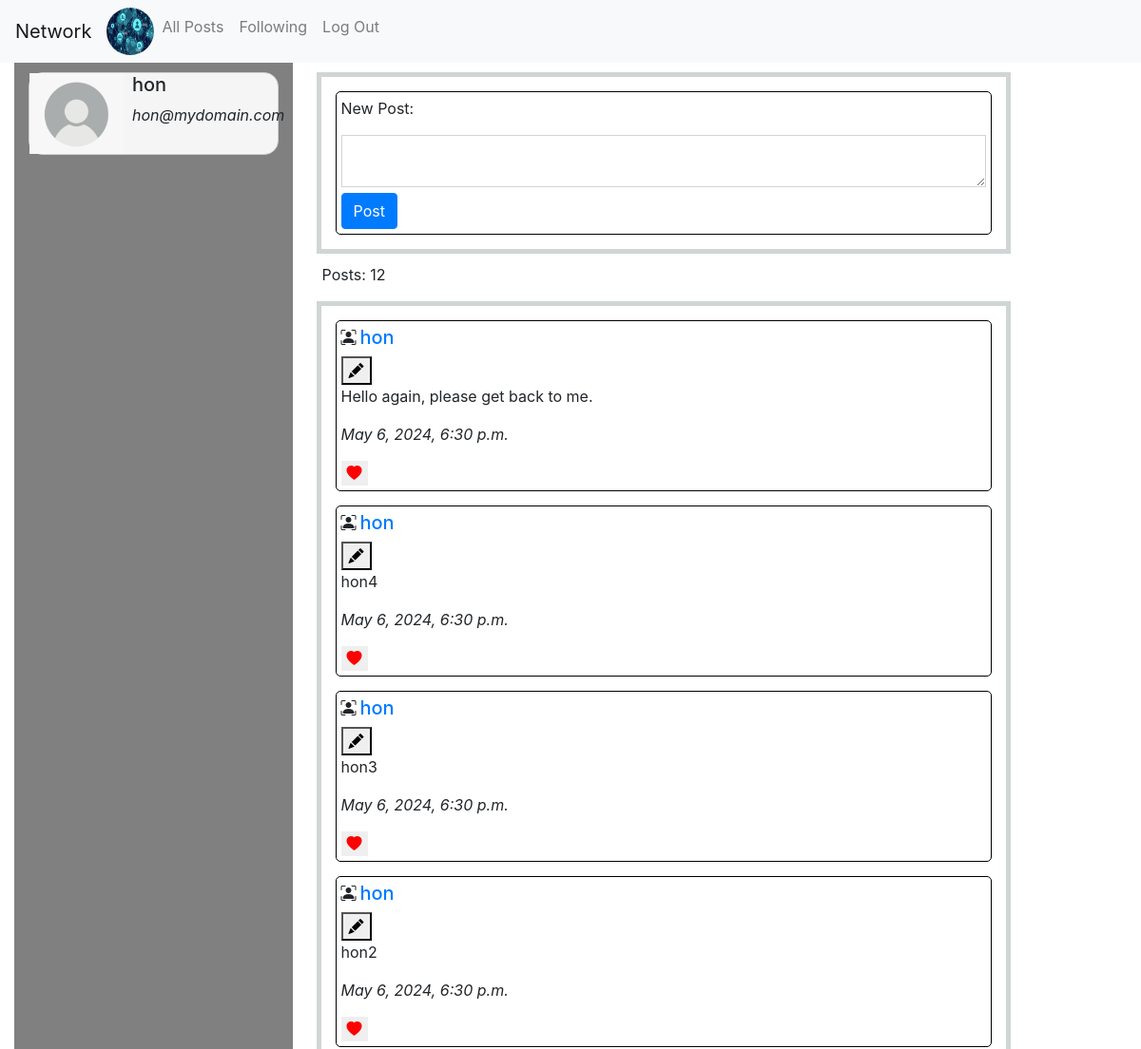
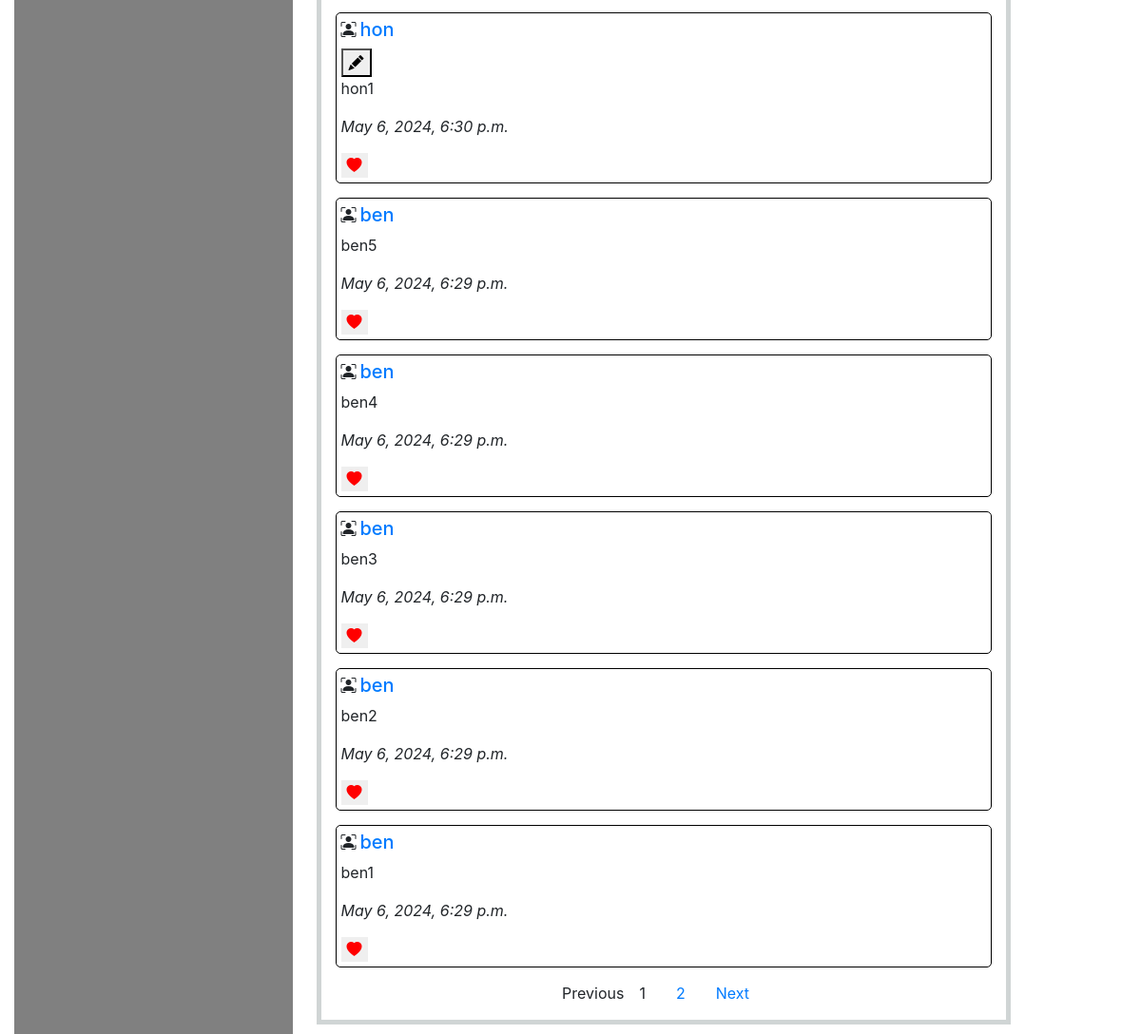
The app's page / (signed in), older data (2 pictures, top to bottom).
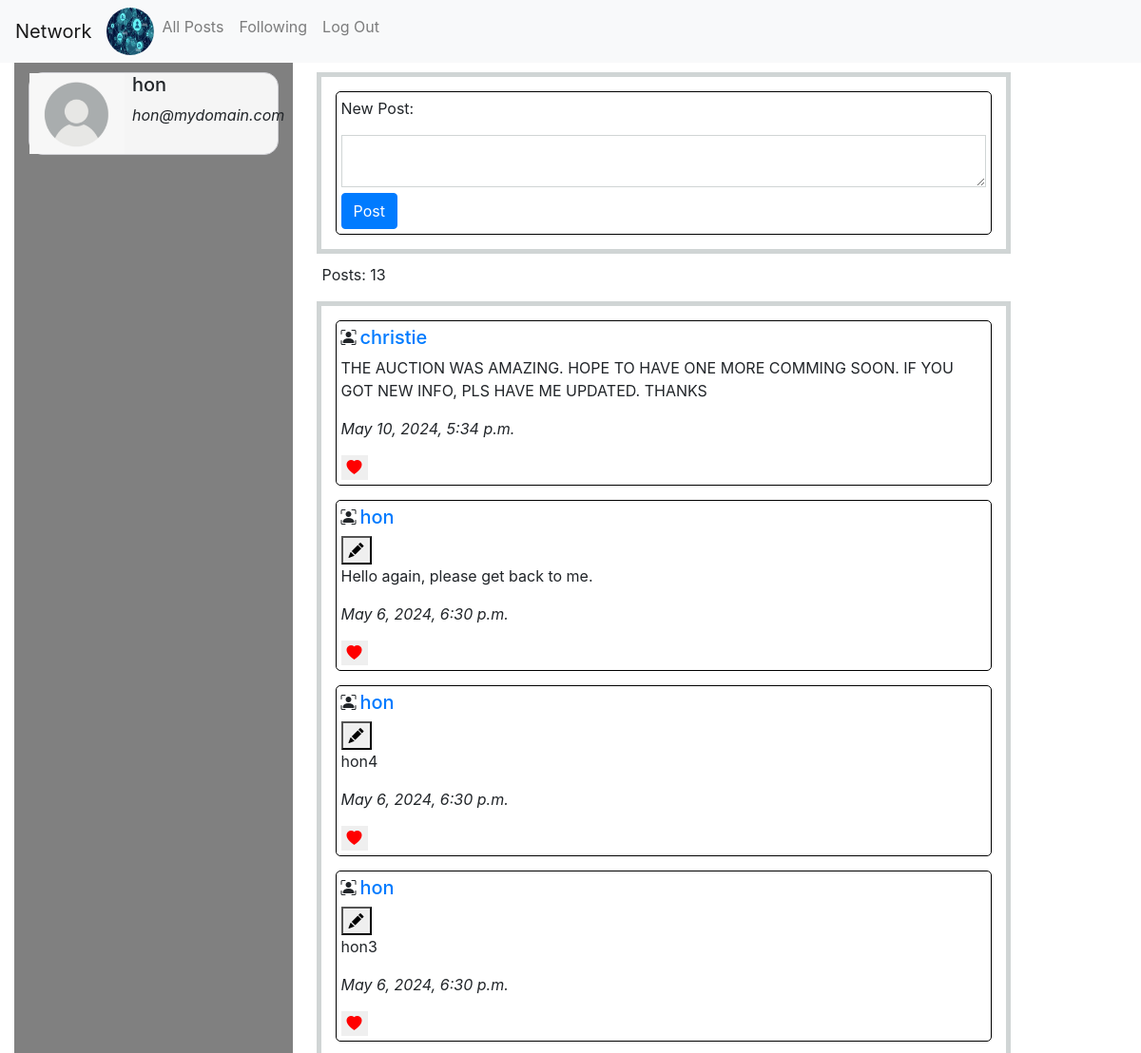
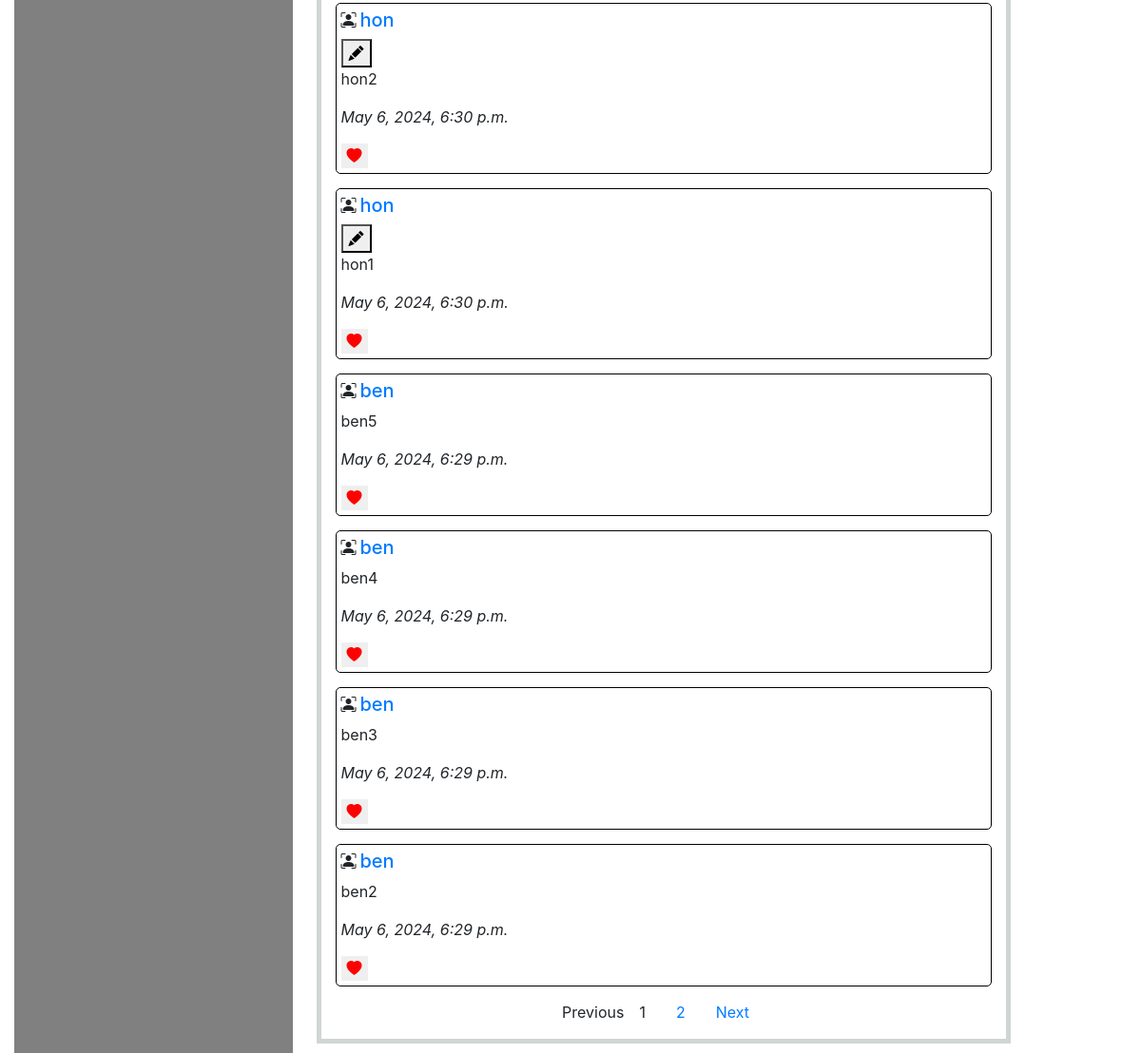
The same page, newer data (2 pictures, top to bottom).
### network/models.py (models this page shows)
class Post(models.Model):
    poster=models.ForeignKey(User,on_delete=models.CASCADE,related_name="posts")
    content=models.TextField()
    timestamp=models.DateTimeField(auto_now_add=True)

class User(AbstractUser):
    pass

### network/views.py (the view)
# urls.py: path("", views.index, name="index"),
def index(request):
    posts=Post.objects.filter(poster__in=User.objects.all())
    post_counts=len(posts)
    posts=posts.order_by('-timestamp')
    like_counts=[{post.id:post.post_likes.count()} for post in posts]
    key_to_display = 'id'
    for item in like_counts:
        if key_to_display in item:
            logging.debug(f'{item[key_to_display]}')
    paginator = Paginator(posts, 10)
    page = request.GET.get('page', 1)
    try:
        posts = paginator.page(page)
    except PageNotAnInteger:
        posts = paginator.page(1)
    except EmptyPage:
        posts = paginator.page(paginator.num_pages)
    return render(request, "network/index.html",{'posts':posts,'like_counts':like_counts,'post_counts':post_counts})

### network/templates/network/index.html (shortened to what this page needs)
{% extends "network/layout.html" %}
{% load static %}
{%block body %}
<div class="index-container row">
   <div class="col-3 left">
    {%if request.user.is_authenticated%}
      <div class="d-flex person">
         <img src="{% static 'network/images/person.png' %}" alt='person' width="100" height="85" />
         <div class="sub-person ml-2">
            <h5>{{request.user.username}}</h5>
            <p><i>{{request.user.email}}</i></p>
         </div>
      </div>
      {%else%}
      <p>You're not logged in.</p>
      {%endif%}
   </div>
   <div class="col-8">
      <div class="new-post">
         <form action="{% url 'posts' %}" method="POST">
           <div class="sub-new-post">
             <p>New Post:</p>
             <div class="create-input">
               <textarea name="content"></textarea>
             </div>
             <button type="submit" class="btn btn-primary">Post</button>
           </div>
         </form>
       </div>
       {%if post_counts%}
       <p class="ml-3">Posts: {{post_counts}}</p>
       {%endif%}
     {%if posts and like_counts%}
       <div class="new-post">
         {%for post in posts %}
         <div class="sub-new-post">
           <div class="d-flex">
             <i class="bi bi-person-bounding-box"></i>
             <h5 class="mx-1">
               <a href="{%url 'profile' post.poster.id %}"
                 >{{post.poster.username}}</a
               >
             </h5>
           </div>
           <div id="original-content-{{ post.id }}">
              {%if request.user == post.poster%}
              <button type="submit" class="pencil-circle" onclick="enableEdit({{ post.id }})"><i class="bi bi-pencil-fill pencil" id="btnEdit"></i></button>
              {%endif%}
             <p>{{ post.content }}</p>
           </div>
           <p><i>{{ post.timestamp }}</i></p>
           <div class="like">
             <button type="button" data-post-id="{{ post.id }}" class="like-btn liked" id="btnLike">
             <i class="bi bi-heart-fill heart" id="heart-icon-{{ post.id }}"></i>
           </button>
         </div>
       </div>
         {%endfor%}
         <div class="pagination-container">
         {% if posts.has_other_pages %}
           <ul class="pagination justify-content-center">
           {% if posts.has_previous %}
             <li class="mx-3"><a href="?page={{ posts.previous_page_number }}">Previous</a></li>
           {% else %}
             <li class="disabled class="mx-3""><span>Previous</span></li>
           {% endif %}
           {% for i in posts.paginator.page_range %}
             {% if posts.number == i %}
               <li class="active mx-3"><span>{{ i }} <span class="sr-only">(current)</span></span></li>
             {% else %}
               <li class="mx-3"><a href="?page={{ i }}">{{ i }}</a></li>
             {% endif %}
           {% endfor %}
           {% if posts.has_next %}
             <li class="mx-3"><a href="?page={{ posts.next_page_number }}">Next</a></li>
           {% else %}
             <li class="disabled mx-3"><span>Next</span></li>
           {% endif %}
           </ul>
        {% endif %}
           </div>
       </div>
       {%else%}
       <p>No posts have been posted yet!</p>
       {%endif%}
      </div>
</div>
{% endblock %}

Row changes from the older to the newer data that the page shows:
no longer on this page (row unchanged): Post: poster.username "ben", content "ben1", timestamp "May 6, 2024, 6:29 p.m."
added Post: poster.username "christie", content "THE AUCTION WAS AMAZING. HOPE TO HAVE ONE MORE COMMING SOON. IF YOU GOT NEW INFO, PLS HAVE ME UPDATED. THANKS", timestamp "May 10, 2024, 5:34 p.m."
Text that changed along with them:
{{ post_counts }}: "12" → "13"
